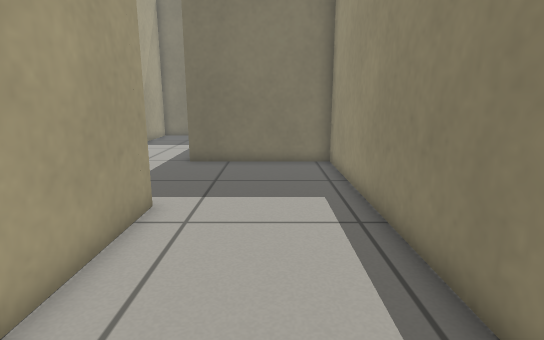
view 1 (above)

12 first-person views from a walk through a Gazebo world. The camera is 0.68 m above the floor, tilts 12° down and sees 80° across. The floor is counted in squares, 0.25 m on a side. Each view is taken from the middle of a square. On the plan, view 1 faces up. The plan holds only what a view shows up to about 20 squares ahead; the rest is blank.

view 2
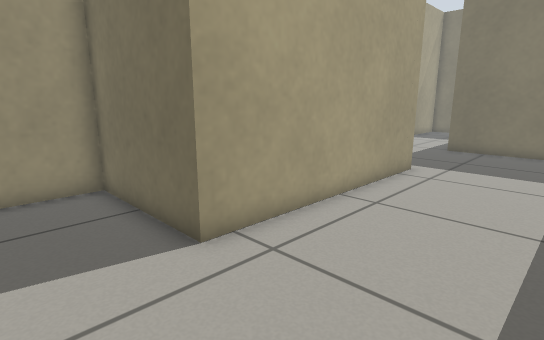

view 3
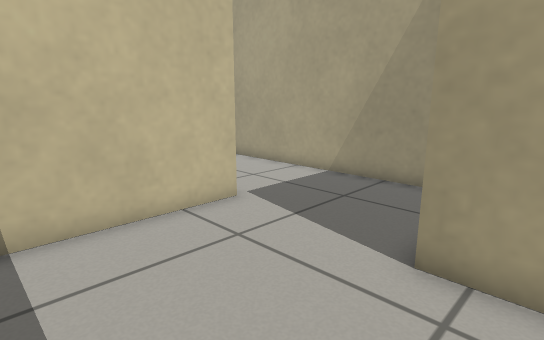

view 4
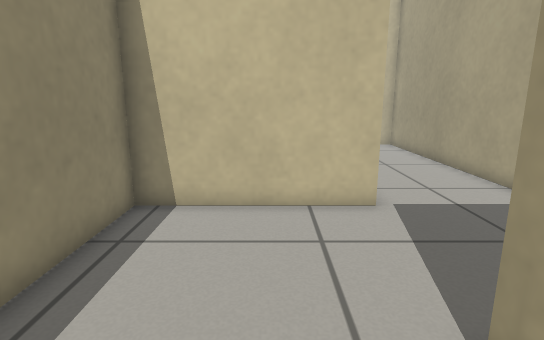

view 5
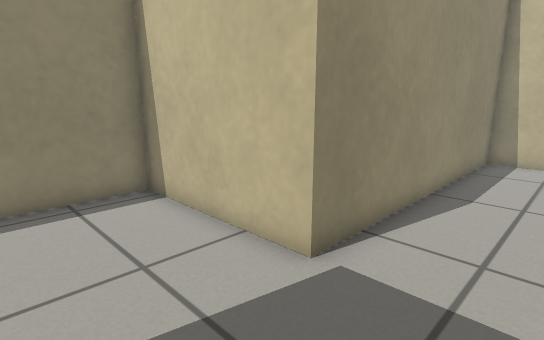

view 6
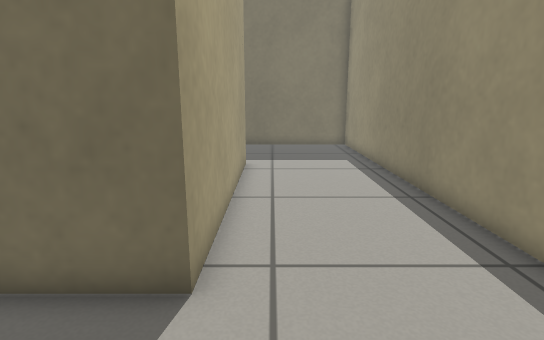

view 7
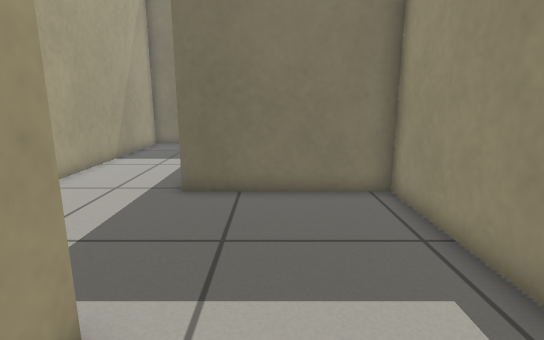

view 8
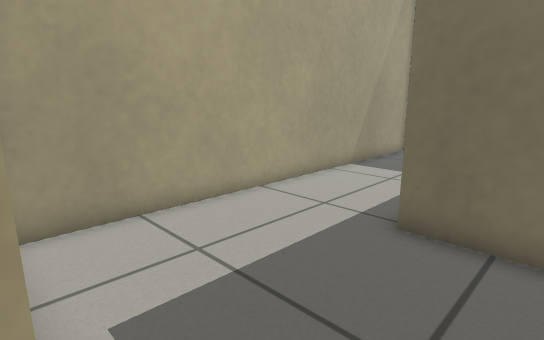

view 9
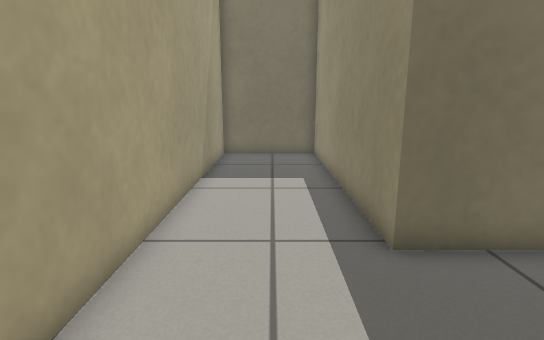

view 10
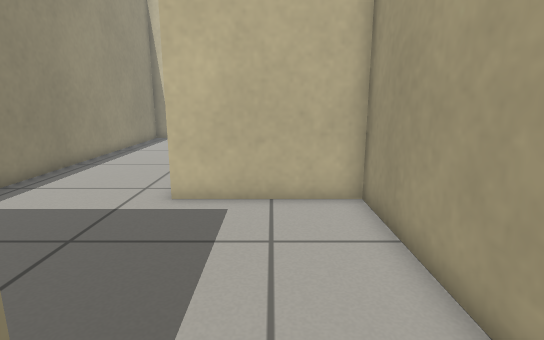

view 11
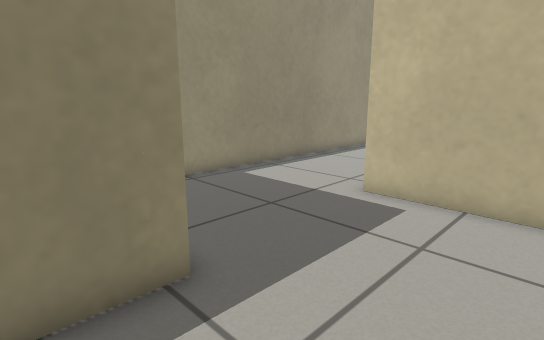

view 12
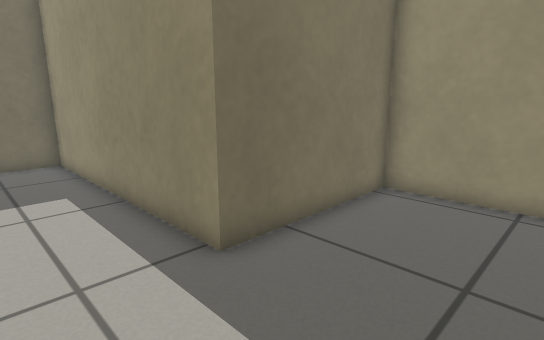

### Floor plan
Points are (right, up) in squares from view 1. A wall is a line through its corners. A room is listed if a view was taken in it or the views show most of it. See-through windows are left out.
Room 1 (views 1, 2, 3, 4, 5, 6, 7, 8)
walls: (-3.2, 8.2) (-3.2, -1.8) (-8.6, -1.8) (-8.6, -19.6) (-7.9, -19.6); (-5.8, -19.6) (-3.8, -19.6) (-3.8, -7.2) (2.6, -7.2) (2.6, 14.6) (-2.6, 14.6)
ways out: opening at (-3.5, 11.5) to room 2
Room 2 (views 9, 10, 11, 12)
walls: (-2.6, 14.6) (-3.8, 14.6) (-3.8, 26) (-8.6, 26) (-8.6, 8.2) (-3.2, 8.2)
ways out: opening at (-3.5, 11.5) to room 1

Where each view was taken, in squares from view 1:
view 1: 0 up, 0 right, facing up
view 2: 5 down, 2 right, facing up-left
view 3: 0 up, 2 right, facing down-left
view 4: 1 up, 1 left, facing down
view 5: 3 down, 7 left, facing down-right
view 6: 6 down, 2 left, facing up
view 7: 5 up, 1 left, facing up
view 8: 8 up, 1 left, facing up-left
view 9: 9 up, 6 left, facing up
view 10: 17 up, 6 left, facing down
view 11: 17 up, 8 left, facing down-right
view 12: 10 up, 7 left, facing up-right
